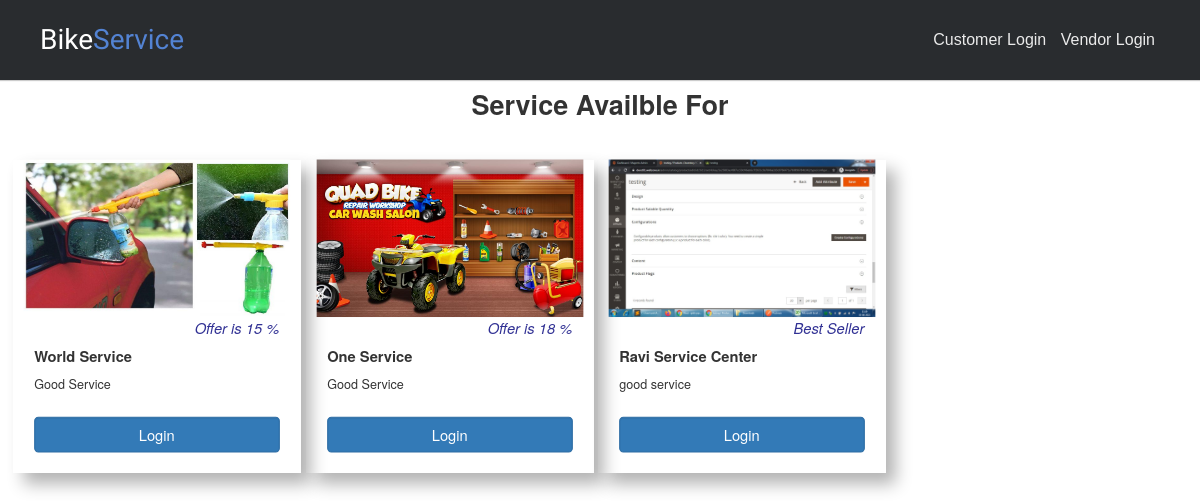
The page / on the database its author committed.
### tables this page shows
CREATE TABLE IF NOT EXISTS `tbl_workshop` (
  `id` int(11) NOT NULL AUTO_INCREMENT,
  `f_workshop_name` varchar(55) NOT NULL,
  `f_workshop_phono` varchar(15) NOT NULL,
  `f_workshop_desc` varchar(255) NOT NULL,
  `f_workshop_disc` float NOT NULL,
  `f_workshop_photo` varchar(255) NOT NULL,
  `f_workshop_status` int(2) NOT NULL,
  `f_updated_at` datetime NOT NULL DEFAULT '0000-00-00 00:00:00' ON UPDATE current_timestamp(),
  `f_created_at` datetime NOT NULL DEFAULT '0000-00-00 00:00:00' ON UPDATE current_timestamp(),
  `f_workshop_email` varchar(155) NOT NULL,
  `f_workshop_password` varchar(255) NOT NULL,
  PRIMARY KEY (`id`)
);

### application/controllers/Home.php (called while the page is built, shortened)
<?php
class Home extends CI_Controller {
	public function index()
	{
		$query=$this->db->query("SELECT * FROM tbl_workshop;");
        $data['data']=$query->result_array();
		$this->load->view('header');
		$this->load->view('home',$data);
		$this->load->view('footer');
	}
}

### index.php (called while the page is built, shortened)
<?php
require_once BASEPATH.'core/CodeIgniter.php';

### application/views/home.php (the view, shortened to what this page needs)
<div class="container mt-2 home">
       <h4 style="text-align: center;font-size: 27px;font-weight: bold;">Service Availble For</h4>
  <div class="row">
    <?php
foreach ($data as $key => $value) {
?>
    <div class="col-md-3 col-sm-6 item">
      <div class="card item-card card-block">
    <img src="<?php echo base_url().'/'.$value['f_workshop_photo'];?>" alt="image">
        <div class="card-padding">
          <div class="text-right" style="color: #313194;"><i class="material-icons"><?php if($value['f_workshop_disc']!=0){ ?>Offer is <?php echo $value['f_workshop_disc'];?> %<?php }else{ ?>Best Seller<?php }?></i></div>
        <h5 class="item-card-title mt-3 mb-3"><?php echo $value['f_workshop_name'];?></h5>
        <p class="card-text"><?php echo $value['f_workshop_desc'];?></p>
        <?php if(isset($_SESSION['cust_userId'])){?>
          <p id="message<?php echo $value['id'];?>"></p>
        <form id="data-book<?php echo $value['id'];?>" data-id='<?php echo $value['id'];?>' data-parsley-validate action="javascript:void(0);" method="post" name="data-book">
          <label for="cars">Choose a:</label>
          <select class="form-control"  name="f_workshop_type" id="washitem" required="" style="margin-bottom: 13px;">
            <option value="">select</option>
            <option value="1">General service check-up</option>
            <option value="2">Oil change</option>
            <option value="3">Water wash</option>
          </select>
          <input type="date" class="form-control" required="" name="f_workshop_date" id="datepicker workshop_date"><br>
          <input type="hidden" name="f_workshop_id" value="<?php echo $value['id'];?>">
          <input type="hidden" name="f_customer_id" value="<?php echo $_SESSION['cust_userId'];?>">
          <input type="submit" id="submit-book" class="form-control btn btn-primary" value="Submit" style="align-items: center;"><br><br>
        </form>
        <?php }else{ ?>
        <a href="<?php echo base_url().'/home/login';?>" class="form-control btn btn-primary">Login</a><br><br>
        <?php } ?>
       </div>
  </div>
    </div>
  <?php } ?>
  </div>
</div>

### application/views/header.php (shortened to what this page needs)
<!DOCTYPE html>
<html>
<head>
    <link rel="stylesheet" href="<?php echo base_url('asserts/css/style.css');?>">
     <link rel="stylesheet" href="https://maxcdn.bootstrapcdn.com/bootstrap/3.4.1/css/bootstrap.min.css">
</head>
<body>
<header class="header-fixed">
    <div class="header-limiter">
        <h1><a href="<?php echo base_url();?>">Bike<span>Service</span></a></h1>
        <nav>
            <a href="<?php echo base_url().'/home/login';?>">Customer Login</a>
             <a href="<?php echo base_url().'/home/loginvendor';?>">Vendor Login</a>
        </nav>
    </div>
</header>

### asserts/css/style.css (style rules this page uses)
.header-fixed { background-color:#292c2f; box-shadow:0 1px 1px #ccc; padding: 20px 40px; height: 80px; color: #ffffff; box-sizing: border-box; top:-100px; -webkit-transition:top 0.3s; transition:top 0.3s; }
.header-fixed .header-limiter { max-width: 1200px; text-align: center; margin: 0 auto; }
.header-fixed .header-limiter h1 { float: left; font: normal 28px Cookie, Arial, Helvetica, sans-serif; line-height: 40px; margin: 0; }
.header-fixed .header-limiter h1 span { color: #5383d3; }
.header-fixed .header-limiter a { color: #ffffff; text-decoration: none; }
.header-fixed .header-limiter nav { font:16px Arial, Helvetica, sans-serif; line-height: 40px; float: right; }
.header-fixed .header-limiter nav a { display: inline-block; padding: 0 5px; text-decoration:none; color: #ffffff; opacity: 0.9; }
body { margin: 0; padding: 0; height: 1500px; }
.home img { height:150px; width:100%; }
.home .item { padding-left: 5px; padding-right: 14px; margin-top: 37px; }
.home .item-card { transition: 0.5s; cursor: pointer; padding: 0 10px; }
.home .item-card-title { font-size: 14px; transition:1s; cursor:pointer; font-weight: 600; }
.home .card { transform: scale(1.05); box-shadow: 10px 10px 15px rgba(0,0,0,0.3); }
.home .card-text { height:30px; font-size: 12px; }
.home .card::before, .card::after { position: absolute; top: 0; right: 0; bottom: 0; left: 0; transform: scale3d(0, 0, 1); transition: transform .3s ease-out 0s; background: rgba(255, 255, 255, 0.1); content: ''; pointer-events: none; }
.home .card::before { transform-origin: left top; }
.home .card::after { transform-origin: right bottom; }
.home .card-padding { padding: 0 10px; }

### rows shown on the page
tbl_workshop: f_workshop_photo (picture), f_workshop_disc "15", f_workshop_name "World Service", f_workshop_desc "Good Service"
tbl_workshop: f_workshop_photo (picture), f_workshop_disc "18", f_workshop_name "One Service", f_workshop_desc "Good Service"
tbl_workshop: f_workshop_photo (picture), f_workshop_disc "Best Seller", f_workshop_name "Ravi Service Center", f_workshop_desc "good service"
